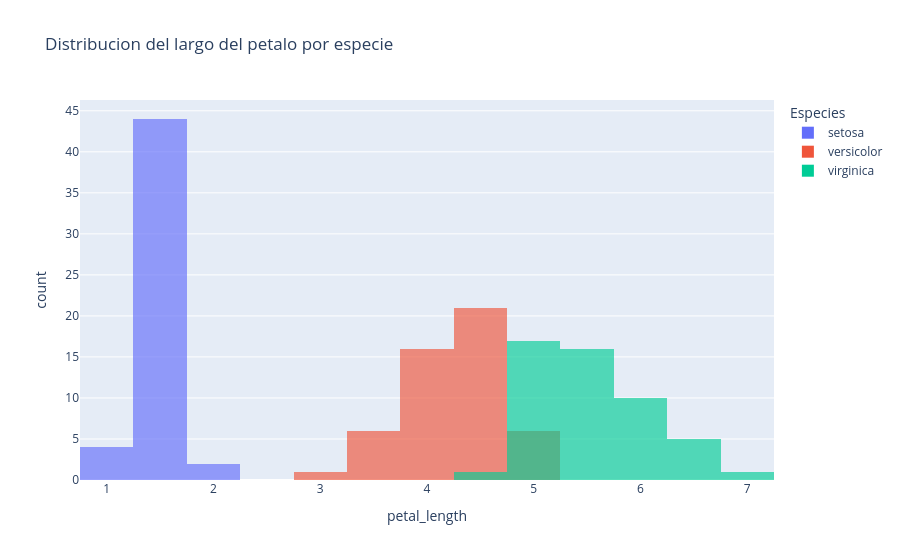

Here is the notebook cell this chart was saved with:
### Code cell
#2. Histograma comparativo por especie
#Representa la distribución de `petal_length` mediante un histograma. Usa 20 bins, 
# diferencia las especies con `color`, configura `barmode="overlay"` y aplica una opacidad que permita comparar las distribuciones superpuestas.
fig = px.histogram (
    data_frame=df,
    x = "petal_length",
    color = "species",
    nbins=20,
    barmode="overlay",
    opacity= 0.65,
    title="Distribucion del largo del petalo por especie",
    labels={
        "petal_lenght":"Longitud del petalo (cm)",
        "species":"Especies"
    }
)
fig.show()

### Figure 1 — Plotly figure (JSON) as saved in the notebook; plotly's stock layout.template omitted (floating-point values rounded to 4 significant figures)
{"data": [{"bingroup": "x", "hovertemplate": "Especies=setosa<br>petal_length=%{x}<br>count=%{y}<extra></extra>", "legendgroup": "setosa", "marker": {"color": "#636efa", "opacity": 0.65, "pattern": {"shape": ""}}, "name": "setosa", "nbinsx": 20, "orientation": "v", "showlegend": true, "type": "histogram", "x": [1.4, 1.4, 1.3, 1.5, 1.4, 1.7, 1.4, 1.5, 1.4, 1.5, 1.5, 1.6, 1.4, 1.1, 1.2, 1.5, 1.3, 1.4, 1.7, 1.5, 1.7, 1.5, 1.0, 1.7, 1.9, 1.6, 1.6, 1.5, 1.4, 1.6, 1.6, 1.5, 1.5, 1.4, 1.5, 1.2, 1.3, 1.4, 1.3, 1.5, 1.3, 1.3, 1.3, 1.6, 1.9, 1.4, 1.6, 1.4, 1.5, 1.4], "xaxis": "x", "yaxis": "y"}, {"bingroup": "x", "hovertemplate": "Especies=versicolor<br>petal_length=%{x}<br>count=%{y}<extra></extra>", "legendgroup": "versicolor", "marker": {"color": "#EF553B", "opacity": 0.65, "pattern": {"shape": ""}}, "name": "versicolor", "nbinsx": 20, "orientation": "v", "showlegend": true, "type": "histogram", "x": [4.7, 4.5, 4.9, 4.0, 4.6, 4.5, 4.7, 3.3, 4.6, 3.9, 3.5, 4.2, 4.0, 4.7, 3.6, 4.4, 4.5, 4.1, 4.5, 3.9, 4.8, 4.0, 4.9, 4.7, 4.3, 4.4, 4.8, 5.0, 4.5, 3.5, 3.8, 3.7, 3.9, 5.1, 4.5, 4.5, 4.7, 4.4, 4.1, 4.0, 4.4, 4.6, 4.0, 3.3, 4.2, 4.2, 4.2, 4.3, 3.0, 4.1], "xaxis": "x", "yaxis": "y"}, {"bingroup": "x", "hovertemplate": "Especies=virginica<br>petal_length=%{x}<br>count=%{y}<extra></extra>", "legendgroup": "virginica", "marker": {"color": "#00cc96", "opacity": 0.65, "pattern": {"shape": ""}}, "name": "virginica", "nbinsx": 20, "orientation": "v", "showlegend": true, "type": "histogram", "x": [6.0, 5.1, 5.9, 5.6, 5.8, 6.6, 4.5, 6.3, 5.8, 6.1, 5.1, 5.3, 5.5, 5.0, 5.1, 5.3, 5.5, 6.7, 6.9, 5.0, 5.7, 4.9, 6.7, 4.9, 5.7, 6.0, 4.8, 4.9, 5.6, 5.8, 6.1, 6.4, 5.6, 5.1, 5.6, 6.1, 5.6, 5.5, 4.8, 5.4, 5.6, 5.1, 5.1, 5.9, 5.7, 5.2, 5.0, 5.2, 5.4, 5.1], "xaxis": "x", "yaxis": "y"}], "layout": {"barmode": "overlay", "legend": {"title": {"text": "Especies"}, "tracegroupgap": 0}, "title": {"text": "Distribucion del largo del petalo por especie"}, "xaxis": {"anchor": "y", "domain": [0, 1], "title": {"text": "petal_length"}}, "yaxis": {"anchor": "x", "domain": [0, 1], "title": {"text": "count"}}}}
